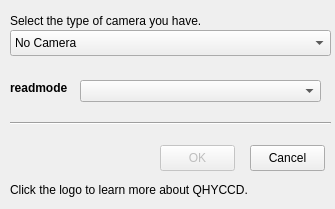
<?xml version="1.0" encoding="UTF-8"?>
<ui version="4.0">
 <class>CameraChooser</class>
 <widget class="QDialog" name="CameraChooser">
  <property name="geometry">
   <rect>
    <x>0</x>
    <y>0</y>
    <width>335</width>
    <height>209</height>
   </rect>
  </property>
  <property name="sizePolicy">
   <sizepolicy hsizetype="Preferred" vsizetype="Preferred">
    <horstretch>0</horstretch>
    <verstretch>0</verstretch>
   </sizepolicy>
  </property>
  <property name="font">
   <font>
    <family>Arial</family>
   </font>
  </property>
  <property name="contextMenuPolicy">
   <enum>Qt::ActionsContextMenu</enum>
  </property>
  <property name="windowTitle">
   <string>Camera Chooser</string>
  </property>
  <property name="windowIcon">
   <iconset resource="../res.qrc">
    <normaloff>:/image/EZCAP_Icon.ico</normaloff>:/image/EZCAP_Icon.ico</iconset>
  </property>
  <widget class="Line" name="line">
   <property name="geometry">
    <rect>
     <x>10</x>
     <y>115</y>
     <width>321</width>
     <height>16</height>
    </rect>
   </property>
   <property name="orientation">
    <enum>Qt::Horizontal</enum>
   </property>
  </widget>
  <widget class="QComboBox" name="coBox_cameraChooser">
   <property name="geometry">
    <rect>
     <x>10</x>
     <y>30</y>
     <width>321</width>
     <height>26</height>
    </rect>
   </property>
   <property name="cursor">
    <cursorShape>PointingHandCursor</cursorShape>
   </property>
   <property name="focusPolicy">
    <enum>Qt::TabFocus</enum>
   </property>
   <item>
    <property name="text">
     <string>No Camera</string>
    </property>
   </item>
  </widget>
  <widget class="QPushButton" name="okBtn_cameraChooser">
   <property name="enabled">
    <bool>false</bool>
   </property>
   <property name="geometry">
    <rect>
     <x>160</x>
     <y>145</y>
     <width>75</width>
     <height>26</height>
    </rect>
   </property>
   <property name="cursor">
    <cursorShape>PointingHandCursor</cursorShape>
   </property>
   <property name="focusPolicy">
    <enum>Qt::TabFocus</enum>
   </property>
   <property name="text">
    <string>OK</string>
   </property>
   <property name="autoRepeat">
    <bool>false</bool>
   </property>
   <property name="autoExclusive">
    <bool>false</bool>
   </property>
   <property name="autoDefault">
    <bool>true</bool>
   </property>
   <property name="flat">
    <bool>false</bool>
   </property>
  </widget>
  <widget class="QPushButton" name="cancelBtn_cameraChooser">
   <property name="geometry">
    <rect>
     <x>250</x>
     <y>145</y>
     <width>75</width>
     <height>26</height>
    </rect>
   </property>
   <property name="cursor">
    <cursorShape>PointingHandCursor</cursorShape>
   </property>
   <property name="focusPolicy">
    <enum>Qt::TabFocus</enum>
   </property>
   <property name="text">
    <string>Cancel</string>
   </property>
  </widget>
  <widget class="QLabel" name="label2_cameraChooser">
   <property name="geometry">
    <rect>
     <x>10</x>
     <y>175</y>
     <width>301</width>
     <height>31</height>
    </rect>
   </property>
   <property name="text">
    <string>&lt;html&gt;&lt;head/&gt;&lt;body&gt;&lt;p&gt;Click the logo to learn more about QHYCCD.&lt;/p&gt;&lt;/body&gt;&lt;/html&gt;</string>
   </property>
  </widget>
  <widget class="QLabel" name="label1_cameraChooser">
   <property name="geometry">
    <rect>
     <x>10</x>
     <y>10</y>
     <width>251</width>
     <height>21</height>
    </rect>
   </property>
   <property name="text">
    <string>Select the type of camera you have.</string>
   </property>
  </widget>
  <widget class="QPushButton" name="logo_cameraChooser">
   <property name="geometry">
    <rect>
     <x>10</x>
     <y>135</y>
     <width>131</width>
     <height>40</height>
    </rect>
   </property>
   <property name="cursor">
    <cursorShape>PointingHandCursor</cursorShape>
   </property>
   <property name="focusPolicy">
    <enum>Qt::NoFocus</enum>
   </property>
   <property name="autoFillBackground">
    <bool>false</bool>
   </property>
   <property name="styleSheet">
    <string notr="true">border-image: url(:/image/qhyccd.png);</string>
   </property>
   <property name="flat">
    <bool>true</bool>
   </property>
  </widget>
  <widget class="QComboBox" name="comboBox_readmode">
   <property name="geometry">
    <rect>
     <x>80</x>
     <y>80</y>
     <width>241</width>
     <height>22</height>
    </rect>
   </property>
   <property name="focusPolicy">
    <enum>Qt::TabFocus</enum>
   </property>
  </widget>
  <widget class="QLabel" name="label_readmode">
   <property name="geometry">
    <rect>
     <x>10</x>
     <y>80</y>
     <width>61</width>
     <height>16</height>
    </rect>
   </property>
   <property name="font">
    <font>
     <family>Tahoma</family>
     <weight>75</weight>
     <bold>true</bold>
    </font>
   </property>
   <property name="text">
    <string>readmode</string>
   </property>
  </widget>
 </widget>
 <resources>
  <include location="../res.qrc"/>
 </resources>
 <connections/>
</ui>
